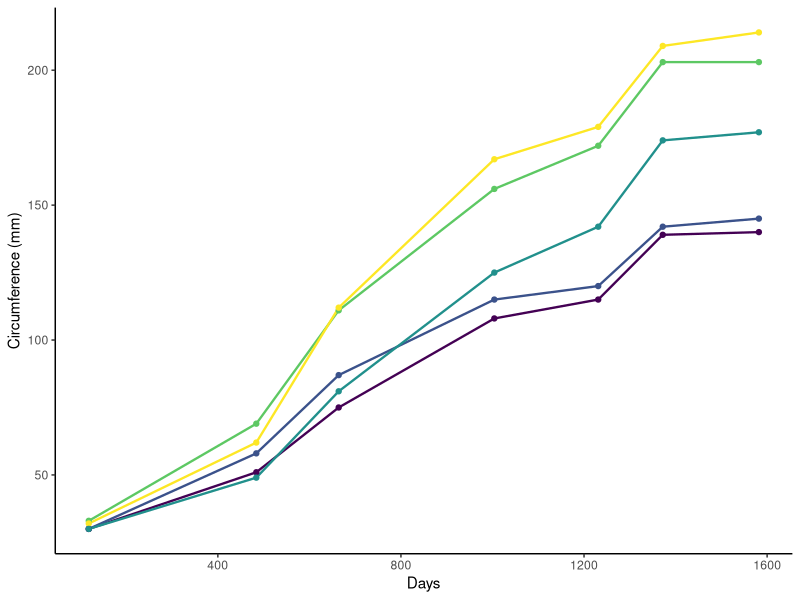
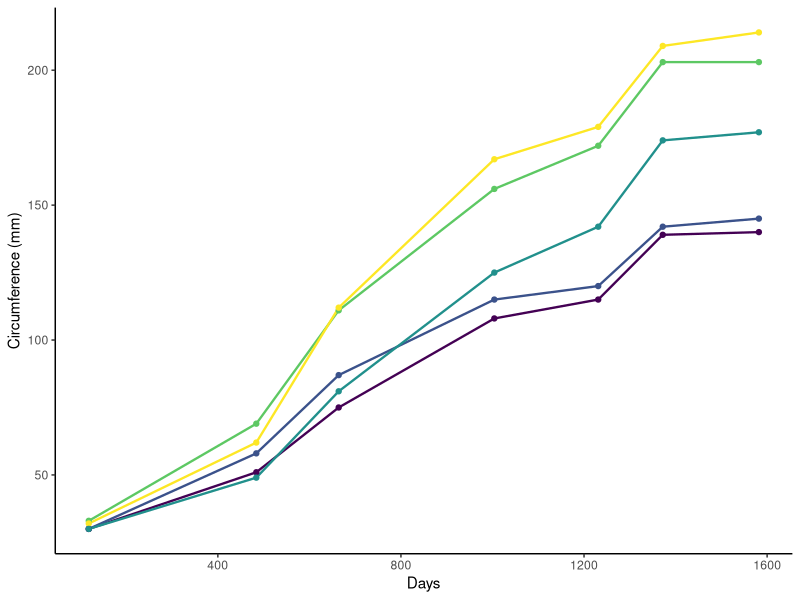

R code for these plots, in order:
library(ggplot2)
data(Orange)

p <- ggplot(Orange, aes(x=age, y=circumference, color=Tree)) + geom_line(size = 0.8) + geom_point() + theme_classic() + theme(legend.position = "none")
p <- p + xlab("Days") + ylab("Circumference (mm)")
print(p)

ggsave("C:/Users/ville/Desktop/master/reports/code/ME.png",p)
